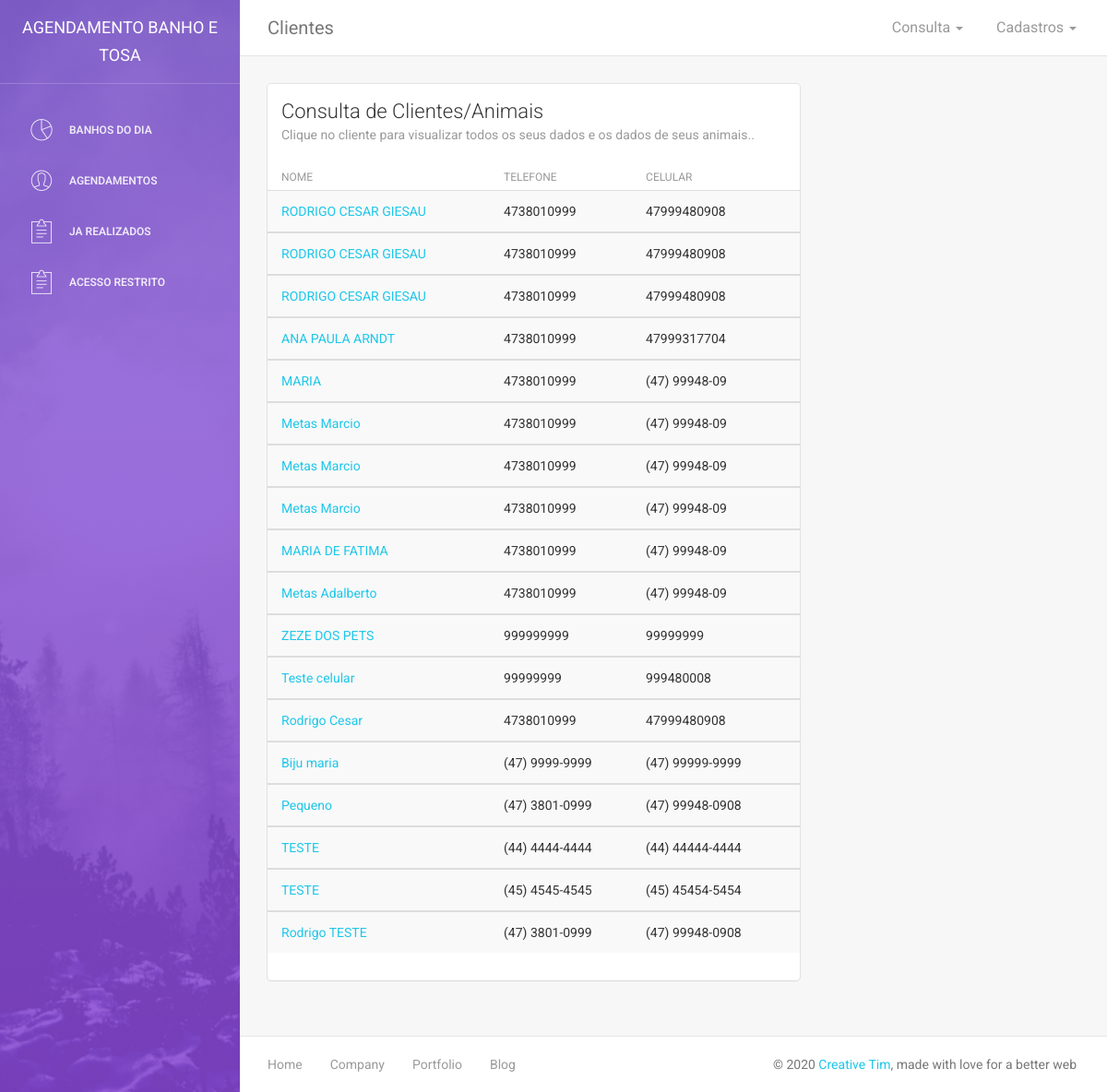
The page /BS3/pagconscli.php on the database its author committed.
### tables this page shows
CREATE TABLE `tbl_cliente` (
  `TBL_CODCLI` int(9) NOT NULL,
  `TBL_NCLI` varchar(90) NOT NULL,
  `TBL_TELCLI` varchar(14) NOT NULL,
  `TBL_CELCLI` varchar(15) NOT NULL,
  `TBL_ENDCLI` varchar(90) NOT NULL,
  `TBL_BAIRRO` varchar(30) NOT NULL
);

### BS3/pagconscli.php (the view, shortened to what this page needs)
<?php
include "funcoes/conecta_banco.php";
?>
<!doctype html>
<html lang="en">
<head>
    <link href="assets/css/bootstrap.min.css" rel="stylesheet" />
    <link href="assets/css/animate.min.css" rel="stylesheet"/>
    <link href="assets/css/style.css" rel="stylesheet"/>
    <link href="assets/css/light-bootstrap-dashboard.css?v=1.4.0" rel="stylesheet"/>
    <link href="assets/css/demo.css" rel="stylesheet" />
    <link href="http://maxcdn.bootstrapcdn.com/font-awesome/4.2.0/css/font-awesome.min.css" rel="stylesheet"/>
    <link href="assets/css/pe-icon-7-stroke.css" rel="stylesheet" />
</head>
<body>
<div class="wrapper">
    <div class="sidebar" data-color="purple" data-image="assets/img/sidebar-5.jpg">
    	<div class="sidebar-wrapper">
            <div class="logo">
                <a href="http://www.creative-tim.com" class="simple-text">
                    Agendamento Banho e Tosa
                </a>
            </div>
            <ul class="nav">
                <li>
                    <a href="dashboard.html">
                        <i class="pe-7s-graph"></i>
                        <p>Banhos do Dia</p>
                    </a>
                </li>
                <li>
                    <a href="user.html">
                        <i class="pe-7s-user"></i>
                        <p>Agendamentos</p>
                    </a>
                </li>
                <li>
                    <a href="table.html">
                        <i class="pe-7s-note2"></i>
                        <p>Ja Realizados</p>
                    </a>
                </li>
                <li>
                    <a href="admin.php">
                        <i class="pe-7s-note2"></i>
                        <p>Acesso Restrito</p>
                    </a>
                </li>
            </ul>
    	</div>
    </div>
    <div class="main-panel">
		<nav class="navbar navbar-default navbar-fixed">
            <div class="container-fluid">
                <div class="navbar-header">
                    <a class="navbar-brand" href="#">Clientes</a>
                </div>
                <div class="collapse navbar-collapse">
                    <ul class="nav navbar-nav navbar-right">
                        <li class="dropdown">
                           <a href="#"class="dropdown-toggle" data-toggle="dropdown">
                               <p>Consulta
                               <b class="caret"></b>
                               </p>
                            </a>
                        </li>
                        <li class="dropdown">
                              <a href="#" class="dropdown-toggle" data-toggle="dropdown">
                                     <p>
										Cadastros
										<b class="caret"></b>
									</p>
                              </a>
                        </li>
                    </ul>
                </div>
            </div>
        </nav>
        <div class="content">
            <div class="container-fluid">
                <div class="row">
                    <div class="col-md-8">
                        <div class="card">
                            <div class="header">
                                <h4 class="title">Consulta de Clientes/Animais</h4>
                                <p class="category">Clique no cliente para visualizar todos os seus dados e os dados de seus animais..</p>
                            </div>
                            <div class="content table-responsive table-full-width">
                                <table class="table table-hover table-striped">
                                    <thead>
                                    	<th>Nome</th>
                                    	<th>Telefone</th>
                                    	<th>Celular</th>
                                    </thead>
                                    <?php
                                    $sql = "SELECT * FROM TBL_CLIENTE";
                                    $resulta=mysqli_query($db,$sql);
                                    $total= mysqli_num_rows($resulta);
                                    if($total > 0){
                                        $counter=0;
                                        $numero = $counter + $total;
                                        while($counter < $numero)
                                            {
                                                while($f = mysqli_fetch_array($resulta)){
                                                $id       = $f['TBL_CODCLI'];
                                                $nome     = $f['TBL_NCLI'];
                                                $telefone = $f['TBL_TELCLI'];
                                                $celular  = $f['TBL_CELCLI'];
                                    ?>
                                    <tbody>
                                        <tr>
                                        	<td><a href="pagconsani.php?codcli=<?php echo $id ?>" rel="modal" id="janela1" ><?php echo $nome;?></td>
                                        	<td><?php echo $telefone;?></td>
                                        	<td><?php echo $celular;?></td>
                                        </tr>
                                    </tbody>
                                    <?php
                                    $counter++;
                                            }
                                        }
                                    }
                                    ?>
                                </table>
                            </div>
                        </div>
                    </div>
                </div>
            </div>
        </div>
        <footer class="footer">
            <div class="container-fluid">
                <nav class="pull-left">
                    <ul>
                        <li>
                            <a href="#">
                                Home
                            </a>
                        </li>
                        <li>
                            <a href="#">
                                Company
                            </a>
                        </li>
                        <li>
                            <a href="#">
                                Portfolio
                            </a>
                        </li>
                        <li>
                            <a href="#">
                               Blog
                            </a>
                        </li>
                    </ul>
                </nav>
                <p class="copyright pull-right">
                    &copy; <script>document.write(new Date().getFullYear())</script> <a href="http://www.creative-tim.com">Creative Tim</a>, made with love for a better web
                </p>
            </div>
        </footer>
    </div>
</div>
</body>
</html>

### rows shown on the page
tbl_cliente: TBL_NCLI "RODRIGO CESAR GIESAU", TBL_TELCLI "4738010999", TBL_CELCLI "47999480908"
tbl_cliente: TBL_NCLI "RODRIGO CESAR GIESAU", TBL_TELCLI "4738010999", TBL_CELCLI "47999480908"
tbl_cliente: TBL_NCLI "RODRIGO CESAR GIESAU", TBL_TELCLI "4738010999", TBL_CELCLI "47999480908"
tbl_cliente: TBL_NCLI "ANA PAULA ARNDT", TBL_TELCLI "4738010999", TBL_CELCLI "47999317704"
tbl_cliente: TBL_NCLI "MARIA", TBL_TELCLI "4738010999", TBL_CELCLI "(47) 99948-09"
tbl_cliente: TBL_NCLI "Metas Marcio", TBL_TELCLI "4738010999", TBL_CELCLI "(47) 99948-09"
tbl_cliente: TBL_NCLI "Metas Marcio", TBL_TELCLI "4738010999", TBL_CELCLI "(47) 99948-09"
tbl_cliente: TBL_NCLI "Metas Marcio", TBL_TELCLI "4738010999", TBL_CELCLI "(47) 99948-09"
tbl_cliente: TBL_NCLI "MARIA DE FATIMA", TBL_TELCLI "4738010999", TBL_CELCLI "(47) 99948-09"
tbl_cliente: TBL_NCLI "Metas Adalberto", TBL_TELCLI "4738010999", TBL_CELCLI "(47) 99948-09"
tbl_cliente: TBL_NCLI "ZEZE DOS PETS", TBL_TELCLI "999999999", TBL_CELCLI "99999999"
tbl_cliente: TBL_NCLI "Teste celular", TBL_TELCLI "99999999", TBL_CELCLI "999480008"
tbl_cliente: TBL_NCLI "Rodrigo Cesar", TBL_TELCLI "4738010999", TBL_CELCLI "47999480908"
tbl_cliente: TBL_NCLI "Biju maria", TBL_TELCLI "(47) 9999-9999", TBL_CELCLI "(47) 99999-9999"
tbl_cliente: TBL_NCLI "Pequeno", TBL_TELCLI "(47) 3801-0999", TBL_CELCLI "(47) 99948-0908"
tbl_cliente: TBL_NCLI "TESTE", TBL_TELCLI "(44) 4444-4444", TBL_CELCLI "(44) 44444-4444"
tbl_cliente: TBL_NCLI "TESTE", TBL_TELCLI "(45) 4545-4545", TBL_CELCLI "(45) 45454-5454"
tbl_cliente: TBL_NCLI "Rodrigo TESTE", TBL_TELCLI "(47) 3801-0999", TBL_CELCLI "(47) 99948-0908"
